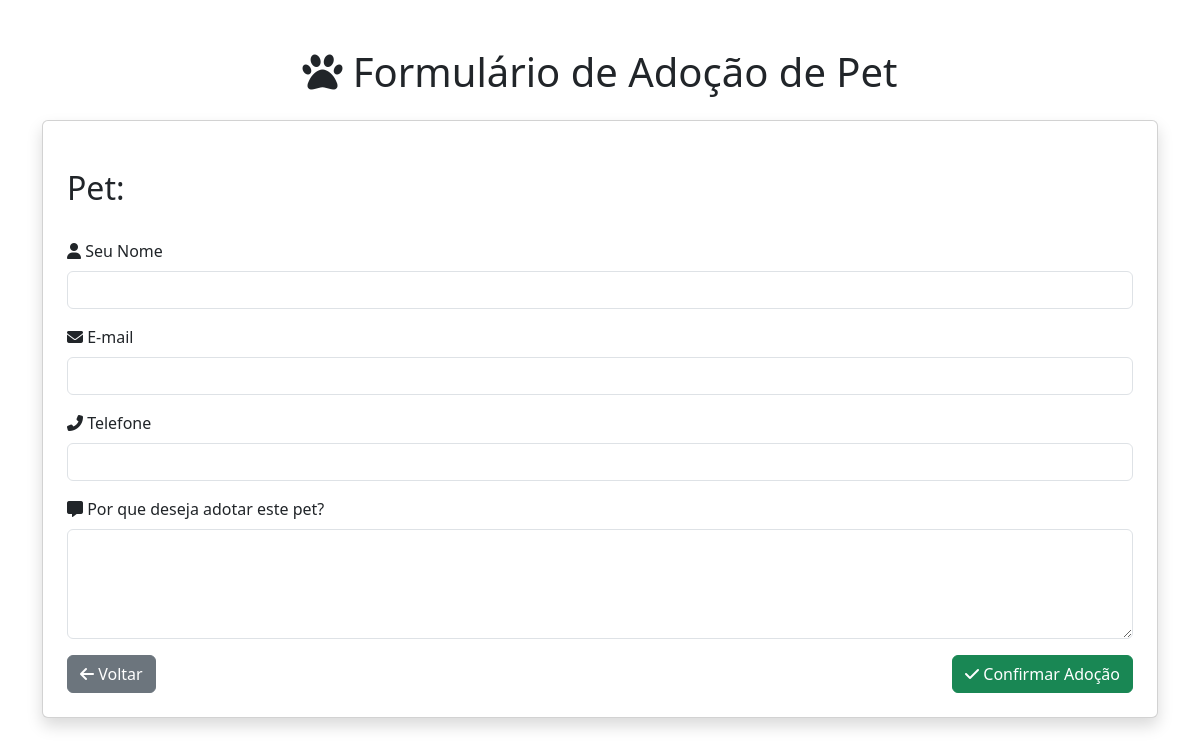
Before: /adotar/7 with the older database file.
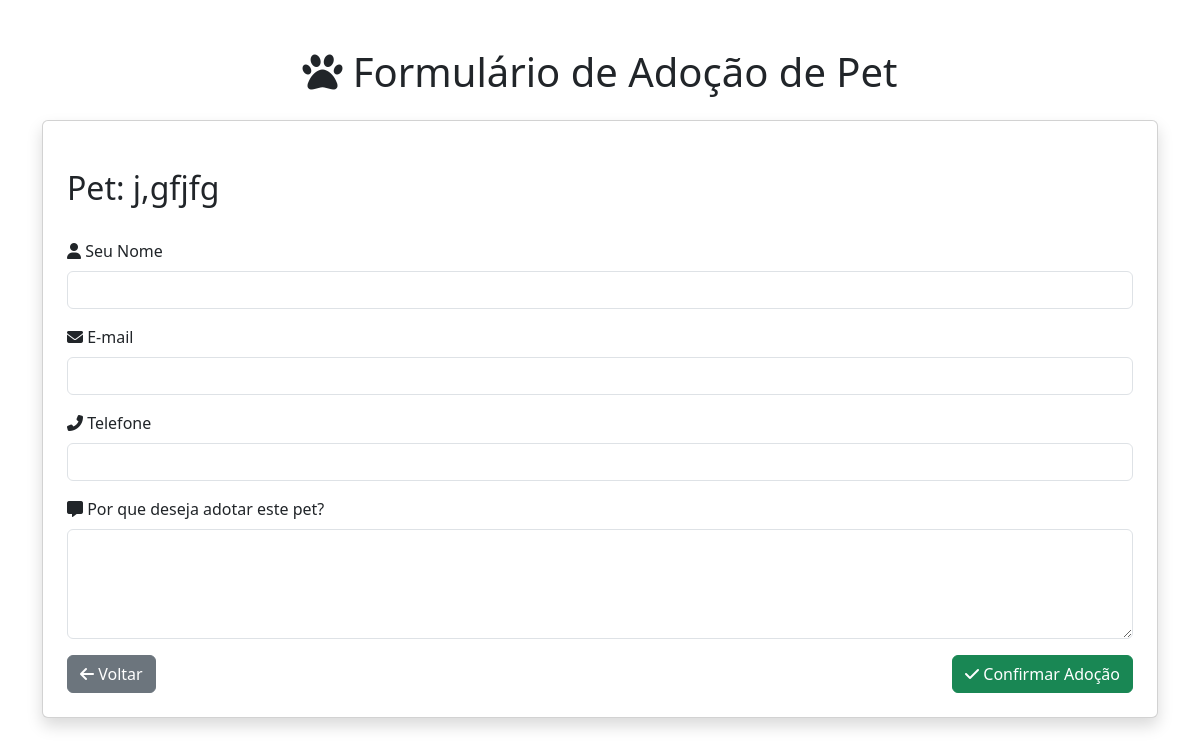
After: the same page with the newer database file.
### tables this page shows
CREATE TABLE pets (
    id INTEGER PRIMARY KEY AUTOINCREMENT,
    nome TEXT NOT NULL,
    idade INTEGER NOT NULL,
    raca TEXT NOT NULL,
    descricao TEXT,
    adotado INTEGER DEFAULT 0,
    data_adocao TEXT,
    foto TEXT
);

### app.py (the view, shortened to what this page needs)
@app.route('/adotar/<int:pet_id>', methods=['GET', 'POST'])
def adotar(pet_id):
    with sqlite3.connect('pets.db') as conn:
        cursor = conn.cursor()
        cursor.execute('SELECT * FROM pets WHERE id = ?', (pet_id,))
        pet = cursor.fetchone()
    return render_template('form_adocao.html', pet=pet)

### templates/form_adocao.html (shortened to what this page needs)
<!DOCTYPE html>
<html lang="en">
<head>
    <link href="https://cdn.jsdelivr.net/npm/bootstrap@5.3.0-alpha3/dist/css/bootstrap.min.css" rel="stylesheet">
    <link href="https://cdnjs.cloudflare.com/ajax/libs/font-awesome/6.5.0/css/all.min.css" rel="stylesheet">
</head>
<body>
    <div class="container mt-5">
        <h1 class="text-center mb-4">
            <i class="fas fa-paw"></i> Formulário de Adoção de Pet
        </h1>
        <div class="card shadow p-4">
            <h2 class="mt-4">Pet: {{ pet[1] }}</h2>
            <form method="POST" class="mt-4">
                <div class="mb-3">
                    <label for="nome_adotante" class="form-label">
                        <i class="fas fa-user"></i> Seu Nome
                    </label>
                    <input type="text" class="form-control" id="nome_adotante" name="nome_adotante" required>
                </div>
                <div class="mb-3">
                    <label for="email" class="form-label">
                        <i class="fas fa-envelope"></i> E-mail
                    </label>
                    <input type="email" class="form-control" id="email" name="email" required>
                </div>
                <div class="mb-3">
                    <label for="telefone" class="form-label">
                        <i class="fas fa-phone-alt"></i> Telefone
                    </label>
                    <input type="tel" class="form-control" id="telefone" name="telefone" required>
                </div>
                <div class="mb-3">
                    <label for="mensagem" class="form-label">
                        <i class="fas fa-comment-alt"></i> Por que deseja adotar este pet?
                    </label>
                    <textarea class="form-control" id="mensagem" name="mensagem" rows="4" required></textarea>
                </div>
                <div class="d-flex justify-content-between">
                    <a href="/listar" class="btn btn-secondary">
                        <i class="fas fa-arrow-left"></i> Voltar
                    </a>
                    <button type="submit" class="btn btn-success">
                        <i class="fas fa-check"></i> Confirmar Adoção
                    </button>
                </div>
            </form>
        </div>
    </div>
</body>
</html>

Changed rows visible on the page:
added pets: nome "j,gfjfg"
